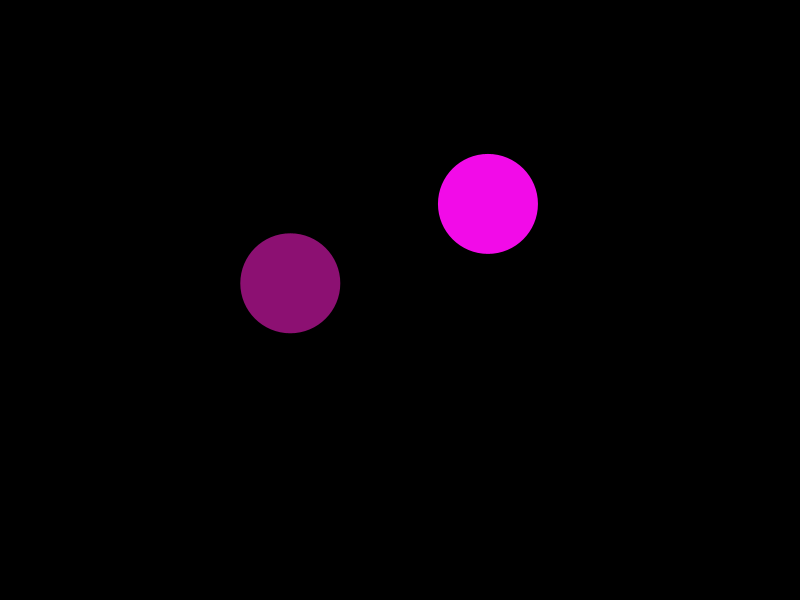
Frame 1 (no input)
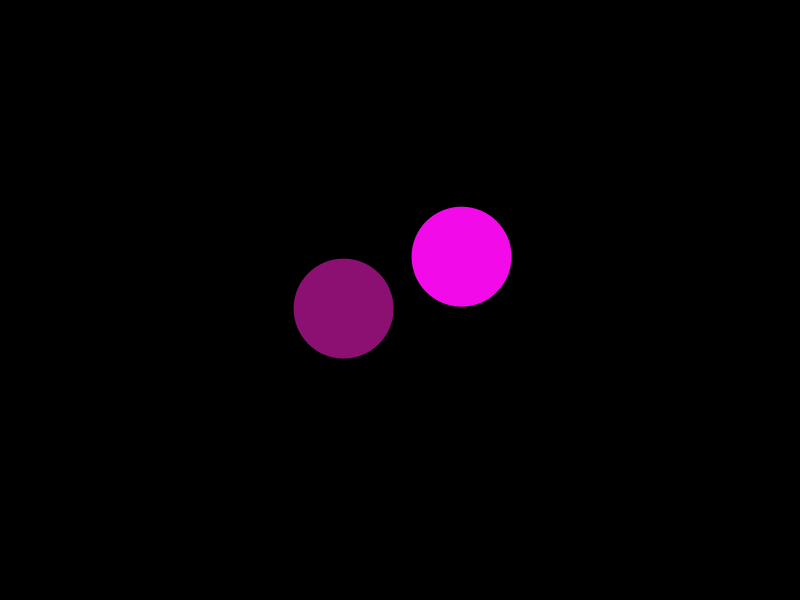
Frame 60 (the mouse pressed at the canvas centre just before this capture)
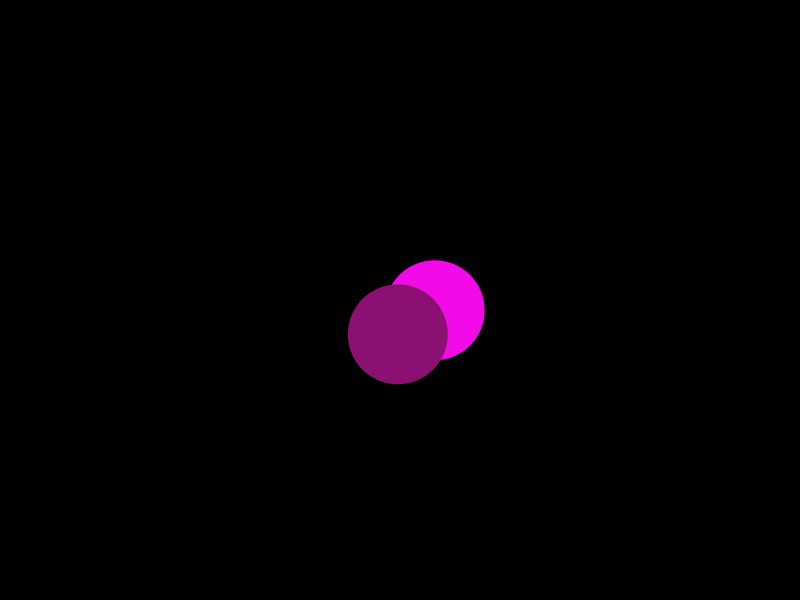
Frame 120 (the mouse held since frame 60 and released just before this capture)

The Processing sketch that drew these frames (run headless with seeded random() and noise(); from frame 60 on, the mouse is pressed at the canvas centre):

// Processing sketch: BouncyBallOOP
// ── BouncyBallOOP.pde
Ball b;             
Ball c; //declare a new ball called b

void setup() {
  size(800, 600);
  b = new Ball(); 
  c = new Ball(); //initialize b as a new object of the Ball class
}

void draw() {
  background(0);
  b.display();   
  c.display(); //call b's display() method
  b.move();
  c.move();
 b.bounce();
 c.bounce();
}
// ── Ball.pde
class Ball {
 //declaring all information (fields) contained within the Ball class
  PVector loc, vel;
  int diam;
  color c;

//this is a constructor. you can have more than one constructor for a given class
  Ball() {
    diam = 100;
    loc = new PVector(random(diam, width-diam), random(diam, height-diam));
    vel = PVector.random2D(); 
    c = color(random(255), random(50), random(100, 255));
  }

//after declaring fields and setting up constructors, you can define your methods
  void display() {
    fill(c);
    noStroke();
    ellipse(loc.x, loc.y, diam, diam);
  }
  
  void move(){
    loc.add(vel);
  }
  void bounce(){
  if (loc.x > width){
    vel.x= -vel.x;
  }
  if (loc.y > height){
  vel.y = -vel.y;
  }
   if (loc.x < 0){
  vel.x = -vel.x;
   }
   if(loc.y < 0){
   vel.y = -vel.y;
   }
   }
   }

    
